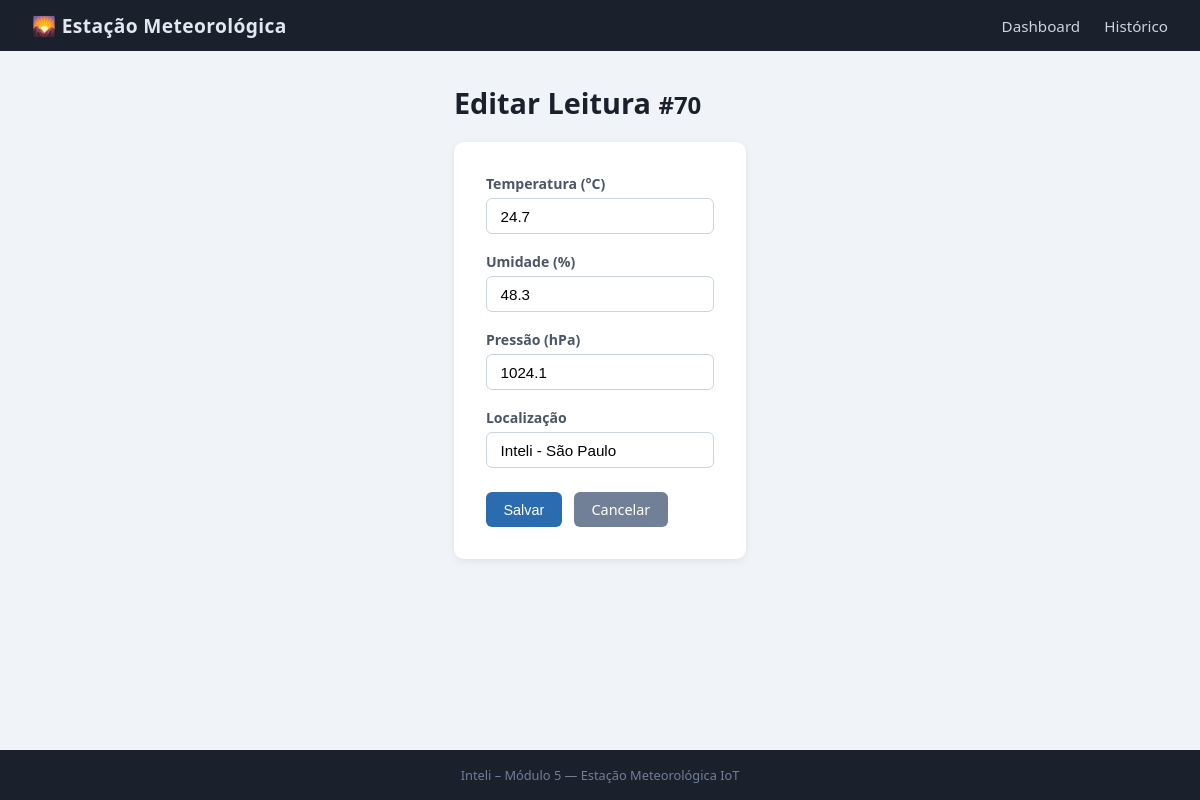
The page /editar/70 on the database its author committed.
### tables this page shows
CREATE TABLE leituras (
        id          INTEGER PRIMARY KEY AUTOINCREMENT,
        temperatura REAL    NOT NULL,
        umidade     REAL    NOT NULL,
        pressao     REAL,
        localizacao TEXT    DEFAULT 'Inteli - São Paulo',
        timestamp   DATETIME DEFAULT (datetime('now','localtime'))
    );

### app.py (the view, shortened to what this page needs)
@app.route("/editar/<int:leitura_id>", methods=["GET", "POST"])
def editar(leitura_id):
    leitura = database.obter_leitura(leitura_id)
    if not leitura:
        abort(404)
    return render_template("editar.html", leitura=leitura)

### database.py (called while the page is built)
def get_connection():
    conn = sqlite3.connect(DB_PATH)
    conn.row_factory = sqlite3.Row
    conn.execute("PRAGMA journal_mode=WAL")
    return conn

def obter_leitura(leitura_id):
    conn = get_connection()
    row = conn.execute(
        "SELECT * FROM leituras WHERE id = ?", (leitura_id,)
    ).fetchone()
    conn.close()
    return dict(row) if row else None

### templates/editar.html (shortened to what this page needs)
{% extends "base.html" %}
{% block content %}
<h1>Editar Leitura <small>#{{ leitura.id }}</small></h1>
<form method="POST" class="form-edit">
  <div class="form-group">
    <label for="temperatura">Temperatura (°C)</label>
    <input type="number" step="0.1" id="temperatura" name="temperatura"
           value="{{ leitura.temperatura }}" required />
  </div>
  <div class="form-group">
    <label for="umidade">Umidade (%)</label>
    <input type="number" step="0.1" min="0" max="100" id="umidade" name="umidade"
           value="{{ leitura.umidade }}" required />
  </div>
  <div class="form-group">
    <label for="pressao">Pressão (hPa)</label>
    <input type="number" step="0.1" id="pressao" name="pressao"
           value="{{ leitura.pressao or '' }}" />
  </div>
  <div class="form-group">
    <label for="localizacao">Localização</label>
    <input type="text" id="localizacao" name="localizacao"
           value="{{ leitura.localizacao }}" />
  </div>
  <div class="form-actions">
    <button type="submit" class="btn">Salvar</button>
    <a class="btn btn-secondary" href="{{ url_for('historico') }}">Cancelar</a>
  </div>
</form>
{% endblock %}

### static/css/style.css (style rules this page uses)
*, *::before, *::after { box-sizing: border-box; margin: 0; padding: 0; }
body { font-family: "Segoe UI", Arial, sans-serif; background: #f0f4f8; color: #2d3748; min-height: 100vh; display: flex; flex-direction: column; }
h1 { font-size: 1.8rem; margin-bottom: 1.25rem; color: #1a202c; }
.btn { display: inline-block; padding: 0.5rem 1.1rem; background: #2b6cb0; color: #fff; border: none; border-radius: 6px; text-decoration: none; font-size: 0.9rem; cursor: pointer; transition: background 0.2s; }
.btn-secondary { background: #718096; }
.form-edit { background: #fff; border-radius: 10px; padding: 2rem; box-shadow: 0 2px 8px rgba(0,0,0,0.07); max-width: 500px; }
.form-group { margin-bottom: 1.1rem; }
.form-group label { display: block; font-size: 0.88rem; font-weight: 600; margin-bottom: 0.3rem; color: #4a5568; }
.form-group input { width: 100%; padding: 0.55rem 0.85rem; border: 1px solid #cbd5e0; border-radius: 6px; font-size: 0.95rem; transition: border-color 0.2s; }
.form-actions { display: flex; gap: 0.75rem; margin-top: 1.5rem; }

### rows shown on the page
leituras: id "70", temperatura "24.7", umidade "48.3", pressao "1024.1", localizacao "Inteli - São Paulo"
